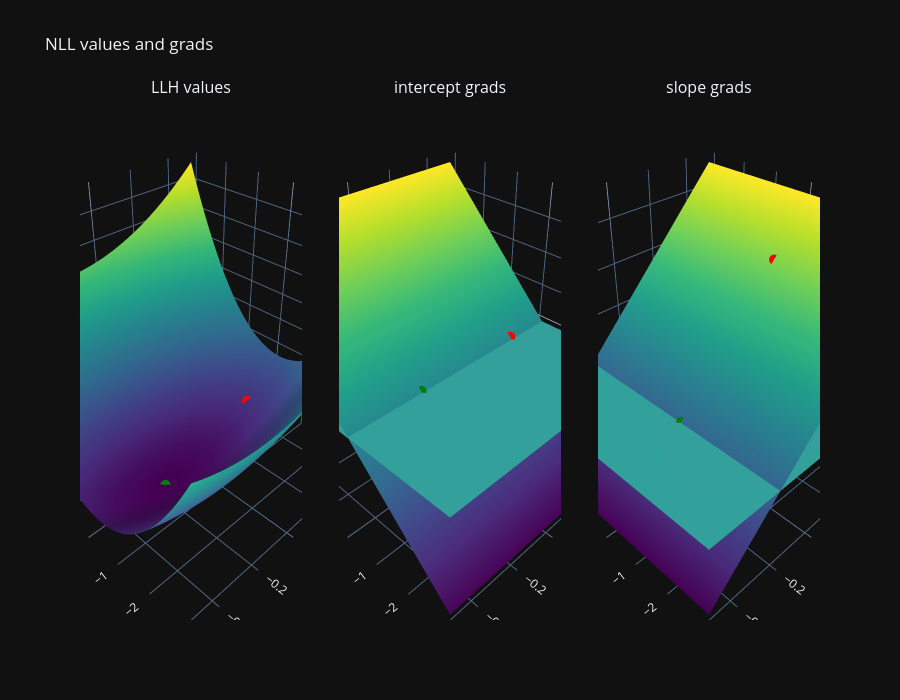

Notebook code for this chart:
### Code cell
fig = make_subplots(
    rows=1, cols=3,
    subplot_titles=['LLH values', 'intercept grads', 'slope grads'],
    specs=[[{'type': 'surface'}, {'type': 'surface'}, {'type': 'surface'}],],
    horizontal_spacing=0.05,
    vertical_spacing=0.1,
)

# --- VALUES ---

fig.add_trace(go.Surface(x=slps, y=ints, z=np.asarray(llh_values), showscale=False, colorscale='Viridis'), row=1, col=1)

fig.add_trace(go.Scatter3d(
    x=[orig_slope], y=[orig_intercept], z=[llh_from_hps(orig_slope, orig_intercept)],
    mode='markers', marker=dict(size=6, color='red'),
    showlegend=False,
), row=1, col=1)

fig.add_trace(go.Scatter3d(
    x=[slps[slope_opt].item()], y=[ints[intercept_opt].item()], z=[llh_values[intercept_opt, slope_opt].item()],
    mode='markers', marker=dict(size=6, color='green'),
    name=f'Mean optimal (slope={slps[slope_opt].item():.2f}, intercept={ints[intercept_opt].item():.2f})',
    showlegend=False,
), row=1, col=1)

# --- GRADS (slope) ---

fig.add_trace(go.Surface(x=slps, y=ints, z=np.asarray(llh_grads[1]), showscale=False, colorscale='Viridis'), row=1, col=2)

fig.add_trace(go.Surface(x=slps, y=ints, z=np.asarray(jnp.zeros_like(llh_grads[1])), showscale=False, colorscale='Viridis'), row=1, col=2)

fig.add_trace(go.Scatter3d(
    x=[orig_slope], y=[orig_intercept], z=[grad(llh_from_hps, argnums=(0, 1))(orig_slope, orig_intercept)[1]],
    mode='markers', marker=dict(size=6, color='red'),
    showlegend=False,
), row=1, col=2)

fig.add_trace(go.Scatter3d(
    x=[slps[slope_opt].item()], y=[ints[intercept_opt].item()], z=[llh_grads[1][intercept_opt, slope_opt].item()],
    mode='markers', marker=dict(size=6, color='green'),
    name=f'Mean optimal (slope={slps[slope_opt].item():.2f}, intercept={ints[intercept_opt].item():.2f})',
    showlegend=False,
), row=1, col=2)

# --- GRADS (intercept) ---

fig.add_trace(go.Surface(x=slps, y=ints, z=np.asarray(llh_grads[0]), showscale=False, colorscale='Viridis'), row=1, col=3)

fig.add_trace(go.Surface(x=slps, y=ints, z=np.asarray(jnp.zeros_like(llh_grads[0])), showscale=False, colorscale='Viridis'), row=1, col=3)

fig.add_trace(go.Scatter3d(
    x=[orig_slope], y=[orig_intercept], z=[grad(llh_from_hps, argnums=(0, 1))(orig_slope, orig_intercept)[0]],
    mode='markers', marker=dict(size=6, color='red'),
    showlegend=False,
), row=1, col=3)

fig.add_trace(go.Scatter3d(
    x=[slps[slope_opt].item()], y=[ints[intercept_opt].item()], z=[llh_grads[0][intercept_opt, slope_opt].item()],
    mode='markers', marker=dict(size=6, color='green'),
	name=f'Mean optimal (slope={slps[slope_opt].item():.2f}, intercept={ints[intercept_opt].item():.2f})',
    showlegend=False,
), row=1, col=3)

fig.update_layout(
    title='NLL values and grads',
    scene =dict(xaxis_title='slope', yaxis_title='intercept', zaxis_title='NLL values', xaxis_autorange='reversed', yaxis_autorange='reversed'),
    scene2=dict(xaxis_title='slope', yaxis_title='intercept', zaxis_title='NLL grads - intercept', xaxis_autorange='reversed', yaxis_autorange='reversed'),
    scene3=dict(xaxis_title='slope', yaxis_title='intercept', zaxis_title='NLL grads - slope', xaxis_autorange='reversed', yaxis_autorange='reversed'),
	height=700
)

fig.show()

### Figure 1 — Plotly figure (JSON) as saved in the notebook; plotly's stock layout.template omitted (floating-point values rounded to 4 significant figures; data arrays with more than 128 entries replaced by an {"elided": "..."} marker saying what was removed)
{"data": [{"colorscale": [[0.0, "#440154"], [0.1111, "#482878"], [0.2222, "#3e4989"], [0.3333, "#31688e"], [0.4444, "#26828e"], [0.5556, "#1f9e89"], [0.6667, "#35b779"], [0.7778, "#6ece58"], [0.8889, "#b5de2b"], [1.0, "#fde725"]], "showscale": false, "x": [-0.5, -0.4796, -0.4592, -0.4388, -0.4184, -0.398, -0.3776, -0.3571, -0.3367, -0.3163, -0.2959, -0.2755, -0.2551, -0.2347, -0.2143, -0.1939, -0.1735, -0.1531, -0.1327, -0.1122, -0.09184, -0.07143, -0.05102, -0.03061, -0.0102, 0.0102, 0.03061, 0.05102, 0.07143, 0.09184, 0.1122, 0.1327, 0.1531, 0.1735, 0.1939, 0.2143, 0.2347, 0.2551, 0.2755, 0.2959, 0.3163, 0.3367, 0.3571, 0.3776, 0.398, 0.4184, 0.4388, 0.4592, 0.4796, 0.5], "y": [-3.0, -2.878, -2.755, -2.633, -2.51, -2.388, -2.265, -2.143, -2.02, -1.898, -1.776, -1.653, -1.531, -1.408, -1.286, -1.163, -1.041, -0.9184, -0.7959, -0.6735, -0.551, -0.4286, -0.3061, -0.1837, -0.06122, 0.06122, 0.1837, 0.3061, 0.4286, 0.551, 0.6735, 0.7959, 0.9184, 1.041, 1.163, 1.286, 1.408, 1.531, 1.653, 1.776, 1.898, 2.02, 2.143, 2.265, 2.388, 2.51, 2.633, 2.755, 2.878, 3.0], "z": {"elided": "50x50 float values"}, "type": "surface", "scene": "scene"}, {"marker": {"color": "red", "size": 6}, "mode": "markers", "showlegend": false, "x": [0.3076], "y": [-0.1644], "z": [-465.5], "type": "scatter3d", "scene": "scene"}, {"marker": {"color": "green", "size": 6}, "mode": "markers", "name": "Mean optimal (slope=-0.17, intercept=-0.18)", "showlegend": false, "x": [-0.1735], "y": [-0.1837], "z": [-466.7], "type": "scatter3d", "scene": "scene"}, {"colorscale": [[0.0, "#440154"], [0.1111, "#482878"], [0.2222, "#3e4989"], [0.3333, "#31688e"], [0.4444, "#26828e"], [0.5556, "#1f9e89"], [0.6667, "#35b779"], [0.7778, "#6ece58"], [0.8889, "#b5de2b"], [1.0, "#fde725"]], "showscale": false, "x": [-0.5, -0.4796, -0.4592, -0.4388, -0.4184, -0.398, -0.3776, -0.3571, -0.3367, -0.3163, -0.2959, -0.2755, -0.2551, -0.2347, -0.2143, -0.1939, -0.1735, -0.1531, -0.1327, -0.1122, -0.09184, -0.07143, -0.05102, -0.03061, -0.0102, 0.0102, 0.03061, 0.05102, 0.07143, 0.09184, 0.1122, 0.1327, 0.1531, 0.1735, 0.1939, 0.2143, 0.2347, 0.2551, 0.2755, 0.2959, 0.3163, 0.3367, 0.3571, 0.3776, 0.398, 0.4184, 0.4388, 0.4592, 0.4796, 0.5], "y": [-3.0, -2.878, -2.755, -2.633, -2.51, -2.388, -2.265, -2.143, -2.02, -1.898, -1.776, -1.653, -1.531, -1.408, -1.286, -1.163, -1.041, -0.9184, -0.7959, -0.6735, -0.551, -0.4286, -0.3061, -0.1837, -0.06122, 0.06122, 0.1837, 0.3061, 0.4286, 0.551, 0.6735, 0.7959, 0.9184, 1.041, 1.163, 1.286, 1.408, 1.531, 1.653, 1.776, 1.898, 2.02, 2.143, 2.265, 2.388, 2.51, 2.633, 2.755, 2.878, 3.0], "z": {"elided": "50x50 float values"}, "type": "surface", "scene": "scene2"}, {"colorscale": [[0.0, "#440154"], [0.1111, "#482878"], [0.2222, "#3e4989"], [0.3333, "#31688e"], [0.4444, "#26828e"], [0.5556, "#1f9e89"], [0.6667, "#35b779"], [0.7778, "#6ece58"], [0.8889, "#b5de2b"], [1.0, "#fde725"]], "showscale": false, "x": [-0.5, -0.4796, -0.4592, -0.4388, -0.4184, -0.398, -0.3776, -0.3571, -0.3367, -0.3163, -0.2959, -0.2755, -0.2551, -0.2347, -0.2143, -0.1939, -0.1735, -0.1531, -0.1327, -0.1122, -0.09184, -0.07143, -0.05102, -0.03061, -0.0102, 0.0102, 0.03061, 0.05102, 0.07143, 0.09184, 0.1122, 0.1327, 0.1531, 0.1735, 0.1939, 0.2143, 0.2347, 0.2551, 0.2755, 0.2959, 0.3163, 0.3367, 0.3571, 0.3776, 0.398, 0.4184, 0.4388, 0.4592, 0.4796, 0.5], "y": [-3.0, -2.878, -2.755, -2.633, -2.51, -2.388, -2.265, -2.143, -2.02, -1.898, -1.776, -1.653, -1.531, -1.408, -1.286, -1.163, -1.041, -0.9184, -0.7959, -0.6735, -0.551, -0.4286, -0.3061, -0.1837, -0.06122, 0.06122, 0.1837, 0.3061, 0.4286, 0.551, 0.6735, 0.7959, 0.9184, 1.041, 1.163, 1.286, 1.408, 1.531, 1.653, 1.776, 1.898, 2.02, 2.143, 2.265, 2.388, 2.51, 2.633, 2.755, 2.878, 3.0], "z": {"elided": "50x50 float values"}, "type": "surface", "scene": "scene2"}, {"marker": {"color": "red", "size": 6}, "mode": "markers", "showlegend": false, "x": [0.3076], "y": [-0.1644], "z": [0.06166], "type": "scatter3d", "scene": "scene2"}, {"marker": {"color": "green", "size": 6}, "mode": "markers", "name": "Mean optimal (slope=-0.17, intercept=-0.18)", "showlegend": false, "x": [-0.1735], "y": [-0.1837], "z": [0.03947], "type": "scatter3d", "scene": "scene2"}, {"colorscale": [[0.0, "#440154"], [0.1111, "#482878"], [0.2222, "#3e4989"], [0.3333, "#31688e"], [0.4444, "#26828e"], [0.5556, "#1f9e89"], [0.6667, "#35b779"], [0.7778, "#6ece58"], [0.8889, "#b5de2b"], [1.0, "#fde725"]], "showscale": false, "x": [-0.5, -0.4796, -0.4592, -0.4388, -0.4184, -0.398, -0.3776, -0.3571, -0.3367, -0.3163, -0.2959, -0.2755, -0.2551, -0.2347, -0.2143, -0.1939, -0.1735, -0.1531, -0.1327, -0.1122, -0.09184, -0.07143, -0.05102, -0.03061, -0.0102, 0.0102, 0.03061, 0.05102, 0.07143, 0.09184, 0.1122, 0.1327, 0.1531, 0.1735, 0.1939, 0.2143, 0.2347, 0.2551, 0.2755, 0.2959, 0.3163, 0.3367, 0.3571, 0.3776, 0.398, 0.4184, 0.4388, 0.4592, 0.4796, 0.5], "y": [-3.0, -2.878, -2.755, -2.633, -2.51, -2.388, -2.265, -2.143, -2.02, -1.898, -1.776, -1.653, -1.531, -1.408, -1.286, -1.163, -1.041, -0.9184, -0.7959, -0.6735, -0.551, -0.4286, -0.3061, -0.1837, -0.06122, 0.06122, 0.1837, 0.3061, 0.4286, 0.551, 0.6735, 0.7959, 0.9184, 1.041, 1.163, 1.286, 1.408, 1.531, 1.653, 1.776, 1.898, 2.02, 2.143, 2.265, 2.388, 2.51, 2.633, 2.755, 2.878, 3.0], "z": {"elided": "50x50 float values"}, "type": "surface", "scene": "scene3"}, {"colorscale": [[0.0, "#440154"], [0.1111, "#482878"], [0.2222, "#3e4989"], [0.3333, "#31688e"], [0.4444, "#26828e"], [0.5556, "#1f9e89"], [0.6667, "#35b779"], [0.7778, "#6ece58"], [0.8889, "#b5de2b"], [1.0, "#fde725"]], "showscale": false, "x": [-0.5, -0.4796, -0.4592, -0.4388, -0.4184, -0.398, -0.3776, -0.3571, -0.3367, -0.3163, -0.2959, -0.2755, -0.2551, -0.2347, -0.2143, -0.1939, -0.1735, -0.1531, -0.1327, -0.1122, -0.09184, -0.07143, -0.05102, -0.03061, -0.0102, 0.0102, 0.03061, 0.05102, 0.07143, 0.09184, 0.1122, 0.1327, 0.1531, 0.1735, 0.1939, 0.2143, 0.2347, 0.2551, 0.2755, 0.2959, 0.3163, 0.3367, 0.3571, 0.3776, 0.398, 0.4184, 0.4388, 0.4592, 0.4796, 0.5], "y": [-3.0, -2.878, -2.755, -2.633, -2.51, -2.388, -2.265, -2.143, -2.02, -1.898, -1.776, -1.653, -1.531, -1.408, -1.286, -1.163, -1.041, -0.9184, -0.7959, -0.6735, -0.551, -0.4286, -0.3061, -0.1837, -0.06122, 0.06122, 0.1837, 0.3061, 0.4286, 0.551, 0.6735, 0.7959, 0.9184, 1.041, 1.163, 1.286, 1.408, 1.531, 1.653, 1.776, 1.898, 2.02, 2.143, 2.265, 2.388, 2.51, 2.633, 2.755, 2.878, 3.0], "z": {"elided": "50x50 float values"}, "type": "surface", "scene": "scene3"}, {"marker": {"color": "red", "size": 6}, "mode": "markers", "showlegend": false, "x": [0.3076], "y": [-0.1644], "z": [5.11], "type": "scatter3d", "scene": "scene3"}, {"marker": {"color": "green", "size": 6}, "mode": "markers", "name": "Mean optimal (slope=-0.17, intercept=-0.18)", "showlegend": false, "x": [-0.1735], "y": [-0.1837], "z": [0.02705], "type": "scatter3d", "scene": "scene3"}], "layout": {"scene": {"domain": {"x": [0.0, 0.3], "y": [0.0, 1.0]}, "xaxis": {"title": {"text": "slope"}, "autorange": "reversed"}, "yaxis": {"title": {"text": "intercept"}, "autorange": "reversed"}, "zaxis": {"title": {"text": "NLL values"}}}, "scene2": {"domain": {"x": [0.35, 0.65], "y": [0.0, 1.0]}, "xaxis": {"title": {"text": "slope"}, "autorange": "reversed"}, "yaxis": {"title": {"text": "intercept"}, "autorange": "reversed"}, "zaxis": {"title": {"text": "NLL grads - intercept"}}}, "scene3": {"domain": {"x": [0.7, 1.0], "y": [0.0, 1.0]}, "xaxis": {"title": {"text": "slope"}, "autorange": "reversed"}, "yaxis": {"title": {"text": "intercept"}, "autorange": "reversed"}, "zaxis": {"title": {"text": "NLL grads - slope"}}}, "annotations": [{"font": {"size": 16}, "showarrow": false, "text": "LLH values", "x": 0.15, "xanchor": "center", "xref": "paper", "y": 1.0, "yanchor": "bottom", "yref": "paper"}, {"font": {"size": 16}, "showarrow": false, "text": "intercept grads", "x": 0.5, "xanchor": "center", "xref": "paper", "y": 1.0, "yanchor": "bottom", "yref": "paper"}, {"font": {"size": 16}, "showarrow": false, "text": "slope grads", "x": 0.85, "xanchor": "center", "xref": "paper", "y": 1.0, "yanchor": "bottom", "yref": "paper"}], "title": {"text": "NLL values and grads"}, "height": 700}}
